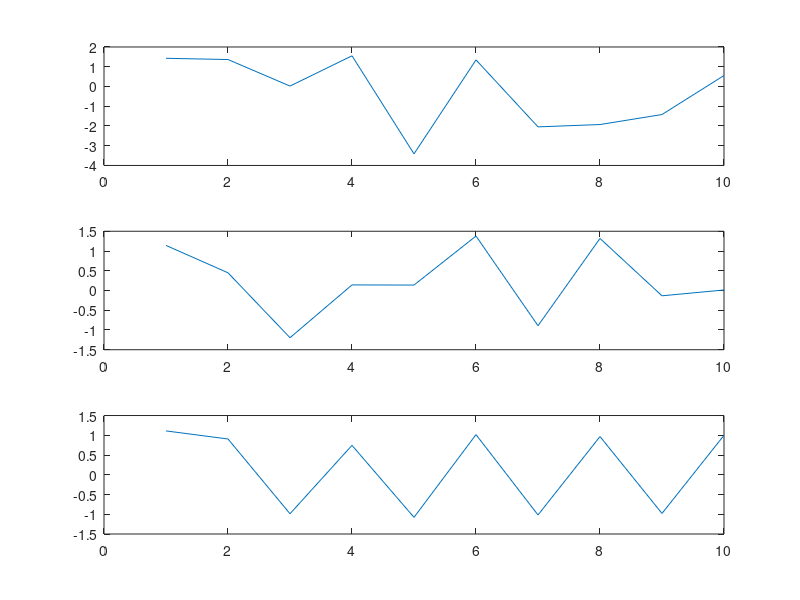

MATLAB code to generate this figure:
% To specify the power of X to be 0 dBW and add noise to produce
% an SNR of 10dB, use:
X = [1,1,-1,1,-1,1,-1,1,-1,1];
Y = awgn(X,0);
Y1 = awgn(X,5);
Y2 = awgn(X,20);

subplot(311);
plot(Y);
subplot(312);
plot(Y1);
subplot(313);
plot(Y2);